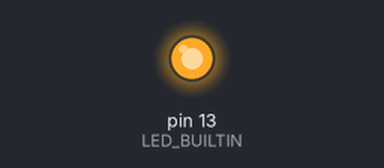
Recording of a sketch running on a simulated Arduino Uno, built with avr-gcc and run on an emulated ATmega328P. Parts: output pins drawn as LEDs (lit = HIGH).

Above: at 2.5 s.
At 7.5 s:
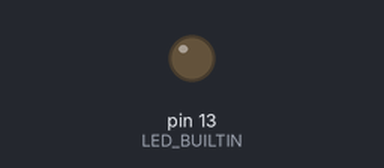
Timing chart, 0 to 13.0 s (numbered marks = the images above):
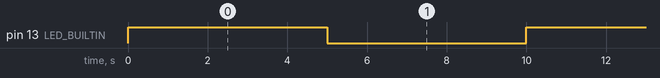

Measured:
- by itself, pin 13 (LED_BUILTIN): alternates HIGH for 5.0 s and LOW for 5.0 s

The sketch:

lab1.ino
```cpp
int state = LOW;

void setup() {
  // put your setup code here, to run once:
  pinMode(LED_BUILTIN, OUTPUT);
}

void loop() {
  // put your main code here, to run repeatedly:
  state = !state;
  digitalWrite(LED_BUILTIN, state);
  delay(5000);
}
```
